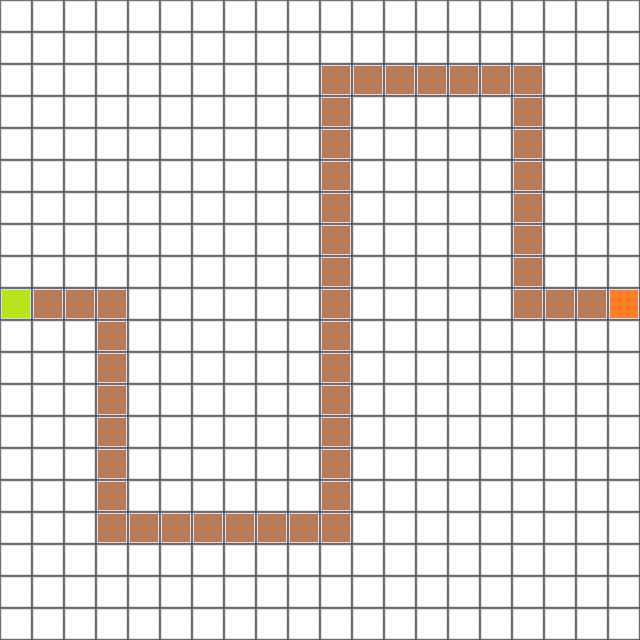

This is a level from a 2D game, rendered from its Tiled map with the project's own tilesets. A one-line summary and the map file follow, with tile-layer data summarised:
An orthogonal 20x20 tile map with 32x32 px tiles, 1 tile layer (Tile Layer 1).

<map version="1.0" orientation="orthogonal" width="20" height="20" tilewidth="32" tileheight="32">
 <tileset firstgid="1" name="tile_set_01" tilewidth="32" tileheight="32">
  <image source="tile_set_01.bmp" trans="ff00ff" width="160" height="32" />
 </tileset>
 <layer name="Tile Layer 1" width="20" height="20">
  <data>[400 cells, 400 non-empty, 4 distinct tile ids]</data>
 </layer>
</map>